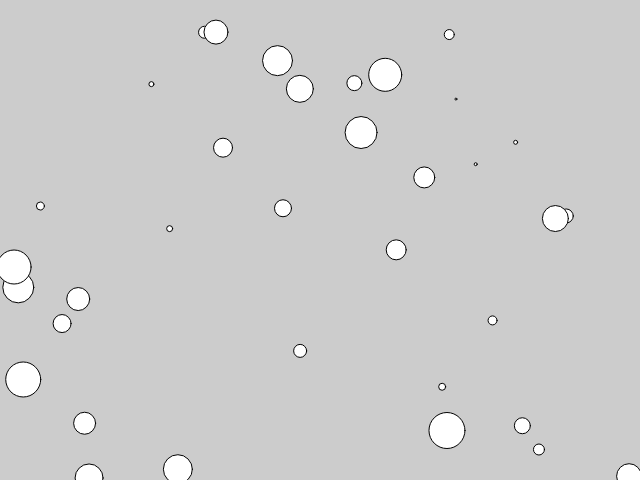
Frame 1 (no input)
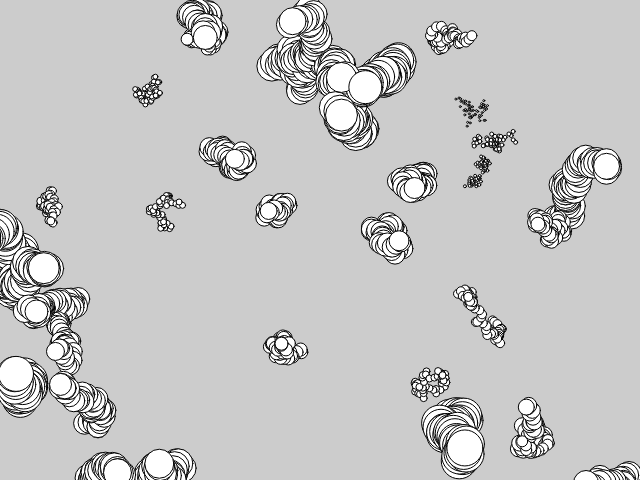
Frame 60 (no input)
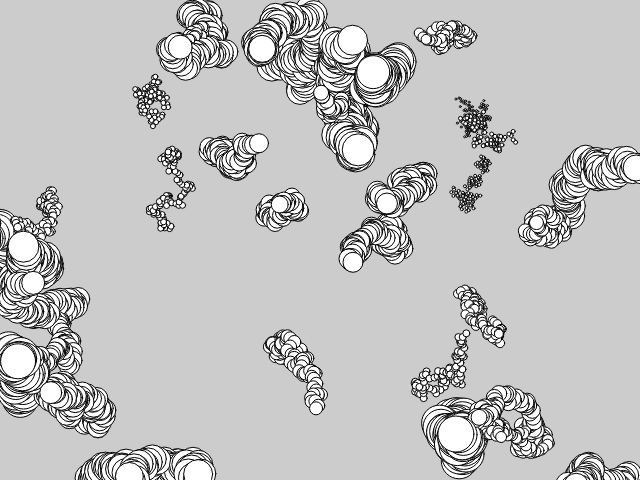
Frame 120 (the mouse pressed at the canvas centre since frame 60)

The p5.js sketch that drew these frames (run headless with seeded random() and noise() and a simulated clock; from frame 60 on, the mouse is pressed at the canvas centre):

// p5.js sketch
// ── sketch.js
let bugs = [];

function setup(){
  createCanvas(640, 480);
  background(204);
  for (let i = 0; i < 35; i++){
    let x = random(width);
    let y = random(height);
    bugs[i] = new JitterBug(x, y, i + 2);
  }
}

function draw(){
  for (let i = 0; i < bugs.length; i++){
    bugs[i].move();
    bugs[i].display();
  }
}

class JitterBug {
  constructor(tempX, tempY, tempDiameter){
    this.x = tempX;
    this.y = tempY;
    this.diameter = tempDiameter;
    this.speed = 5;
  }
  move(){
    this.x += random(-this.speed, this.speed);
    this.y += random(-this.speed, this.speed);
  }

  display(){
    ellipse(this.x, this.y, this.diameter, this.diameter);
  }
}
